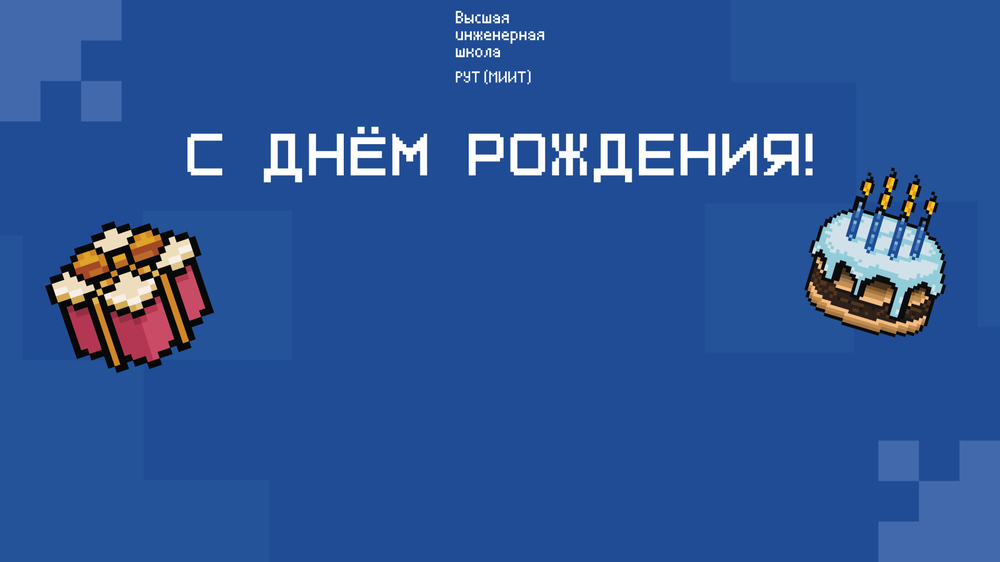
#> input picture img_gen/storage/pict.png, 1000 x 562 px, shrunk from 1920 x 1080 before the run, found by its file name
$ python modify.py
#> lines starting #> are read from the running program, lines starting #| are printed output that depends on the picture
__all__ = ['draw_image', 'calculate_font_size']

from PIL import Image, ImageDraw, ImageFont


def calculate_font_size(text: str, font_path: str, column_width: int) -> int:
    font_size = 1
    font = ImageFont.truetype(font_path, font_size)
    text_width = font.getsize(text)[0]
    while text_width < column_width:
        font_size += 1
        font = ImageFont.truetype(font_path, font_size)
        text_width = font.getsize(text)[0]
    font_size -= 1
    return font_size


def draw_image(text_img: str) -> str:
#> called with text_img = 'ЗЗЗЗЗЗЗЗЗЗ ЗЗЗЗЗЗЗ'
    front = 'storage\pixelfont_7.ttf'
    image = Image.open('storage\pict.png')
#> image is the input picture: PIL image 1000x562 RGB; mean R, G, B 44, 83.8, 149.6
    font = ImageFont.truetype(
        front, calculate_font_size(text_img, front, 1000))
    draw = ImageDraw.Draw(image)
    width, height = image.size
#> width = 1000; height = 562
    text = text_img
    text_bbox = draw.textbbox((0, 0), text, font=font)
#> text_bbox = (0, 17, 998, 84)

    x = (width - text_bbox[2])
#> x = 2
    y = (height - text_bbox[3])
#> y = 478

    draw.text((x//2, y//2), text, fill=(255, 255, 255), font=font)

    image.save(f'temp/image_{text_img}.jpg')
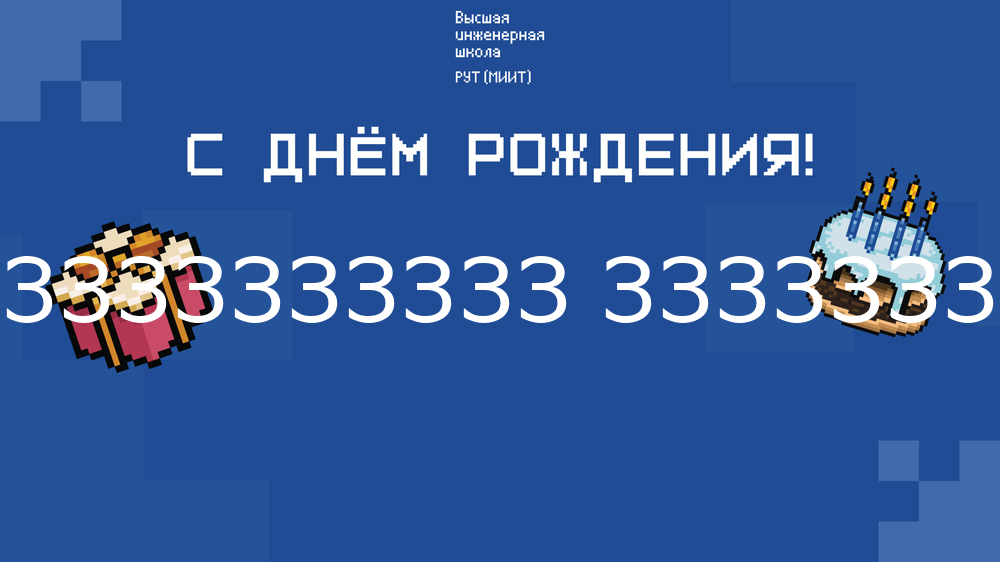
#> saved as image_ЗЗЗЗЗЗЗЗЗЗ ЗЗЗЗЗЗЗ.jpg: PIL image 1000x562 RGB; mean R, G, B 50.8, 89.7, 153.8
    return (f'temp/image_{text_img}.jpg')


draw_image('ЗЗЗЗЗЗЗЗЗЗ ЗЗЗЗЗЗЗ')

$ run again, with img_gen/storage/image.png copied over img_gen/storage/pict.png
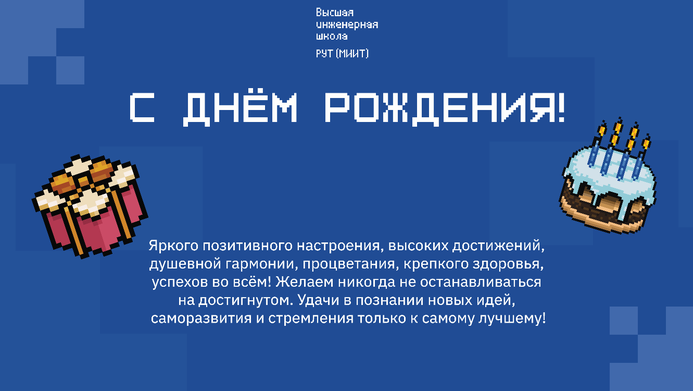
#> input picture img_gen/storage/image.png, 693 x 391 px, shrunk from 1331 x 750 before the run, found by its file name
#> in draw_image, image is the input picture: PIL image 693x391 RGB; mean R, G, B 48.7, 87.3, 151.8
#> text_bbox = (0, 17, 998, 84)
#> x = -305
#> y = 307
#> in draw_image, `image.save(f'temp/image_{text_img}.jpg')`:
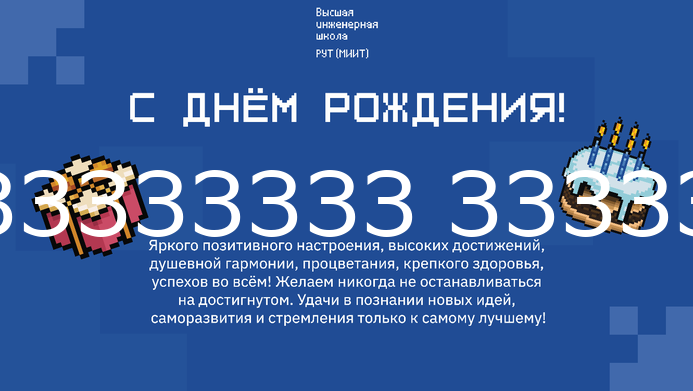
#> saved as image_ЗЗЗЗЗЗЗЗЗЗ ЗЗЗЗЗЗЗ.jpg: PIL image 693x391 RGB; mean R, G, B 58.1, 95.5, 157.4
